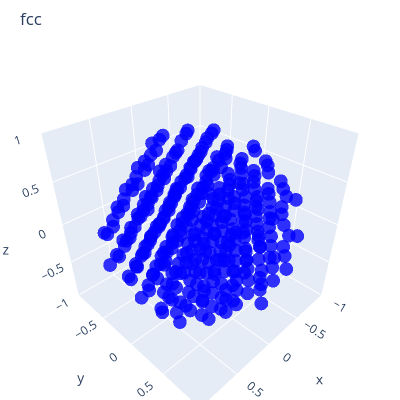
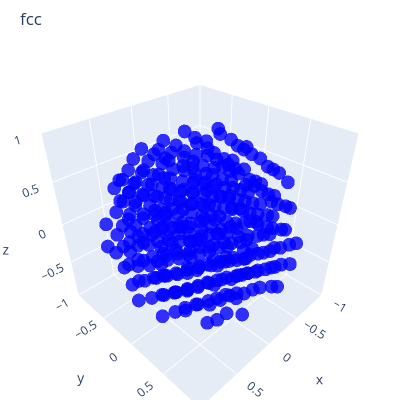
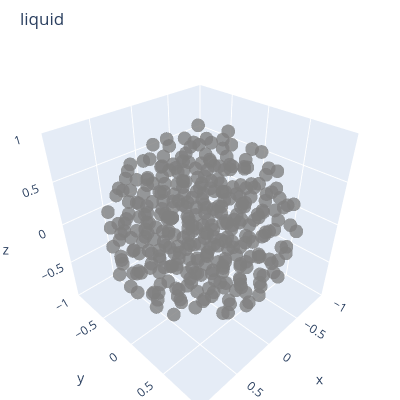
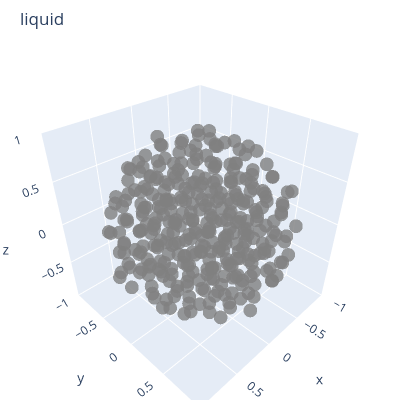

Notebook code cell kept with these figures, in order:
### Code cell
config = cnat.get_config("b15,na_dataset")
ds_train, ds_test = input_pipeline.get_datasets(config)
info = input_pipeline.get_dataset_info(config.dataset, config.pp["train"])

batch = next(iter(ds_train.as_numpy_iterator()))
poses, labels = batch["atoms"][0][:4], batch["label"][0][:4]
phases = map(info["int2str"], labels.argmax(axis=1))
for i, (pose, phase) in enumerate(zip(poses, phases)):
    show_atoms(
        pose,
        title=phase,
        color="blue" if phase == "fcc" else "gray",
    )

### Figure 1 — Plotly figure (JSON) as saved in the notebook; plotly's stock layout.template omitted (floating-point values rounded to 4 significant figures; data arrays with more than 128 entries replaced by an {"elided": "..."} marker saying what was removed)
{"data": [{"marker": {"color": "blue", "opacity": 0.8}, "mode": "markers", "showlegend": false, "text": "fcc", "type": "scatter3d", "x": {"elided": "345 float values"}, "y": {"elided": "345 float values"}, "z": {"elided": "345 float values"}}], "layout": {"height": 400, "margin": {"b": 0, "l": 0, "r": 0, "t": 50}, "scene": {"aspectmode": "manual", "aspectratio": {"x": 1, "y": 1, "z": 1}, "xaxis": {"range": [-1, 1], "title": {"text": "x"}}, "yaxis": {"range": [-1, 1], "title": {"text": "y"}}, "zaxis": {"range": [-1, 1], "title": {"text": "z"}}}, "title": {"text": "fcc"}, "width": 400}}

### Figure 2 — Plotly figure (JSON) as saved in the notebook; plotly's stock layout.template omitted (floating-point values rounded to 4 significant figures; data arrays with more than 128 entries replaced by an {"elided": "..."} marker saying what was removed)
{"data": [{"marker": {"color": "blue", "opacity": 0.8}, "mode": "markers", "showlegend": false, "text": "fcc", "type": "scatter3d", "x": {"elided": "345 float values"}, "y": {"elided": "345 float values"}, "z": {"elided": "345 float values"}}], "layout": {"height": 400, "margin": {"b": 0, "l": 0, "r": 0, "t": 50}, "scene": {"aspectmode": "manual", "aspectratio": {"x": 1, "y": 1, "z": 1}, "xaxis": {"range": [-1, 1], "title": {"text": "x"}}, "yaxis": {"range": [-1, 1], "title": {"text": "y"}}, "zaxis": {"range": [-1, 1], "title": {"text": "z"}}}, "title": {"text": "fcc"}, "width": 400}}

### Figure 3 — Plotly figure (JSON) as saved in the notebook; plotly's stock layout.template omitted (floating-point values rounded to 4 significant figures; data arrays with more than 128 entries replaced by an {"elided": "..."} marker saying what was removed)
{"data": [{"marker": {"color": "gray", "opacity": 0.8}, "mode": "markers", "showlegend": false, "text": "liquid", "type": "scatter3d", "x": {"elided": "345 float values"}, "y": {"elided": "345 float values"}, "z": {"elided": "345 float values"}}], "layout": {"height": 400, "margin": {"b": 0, "l": 0, "r": 0, "t": 50}, "scene": {"aspectmode": "manual", "aspectratio": {"x": 1, "y": 1, "z": 1}, "xaxis": {"range": [-1, 1], "title": {"text": "x"}}, "yaxis": {"range": [-1, 1], "title": {"text": "y"}}, "zaxis": {"range": [-1, 1], "title": {"text": "z"}}}, "title": {"text": "liquid"}, "width": 400}}

### Figure 4 — Plotly figure (JSON) as saved in the notebook; plotly's stock layout.template omitted (floating-point values rounded to 4 significant figures; data arrays with more than 128 entries replaced by an {"elided": "..."} marker saying what was removed)
{"data": [{"marker": {"color": "gray", "opacity": 0.8}, "mode": "markers", "showlegend": false, "text": "liquid", "type": "scatter3d", "x": {"elided": "345 float values"}, "y": {"elided": "345 float values"}, "z": {"elided": "345 float values"}}], "layout": {"height": 400, "margin": {"b": 0, "l": 0, "r": 0, "t": 50}, "scene": {"aspectmode": "manual", "aspectratio": {"x": 1, "y": 1, "z": 1}, "xaxis": {"range": [-1, 1], "title": {"text": "x"}}, "yaxis": {"range": [-1, 1], "title": {"text": "y"}}, "zaxis": {"range": [-1, 1], "title": {"text": "z"}}}, "title": {"text": "liquid"}, "width": 400}}
